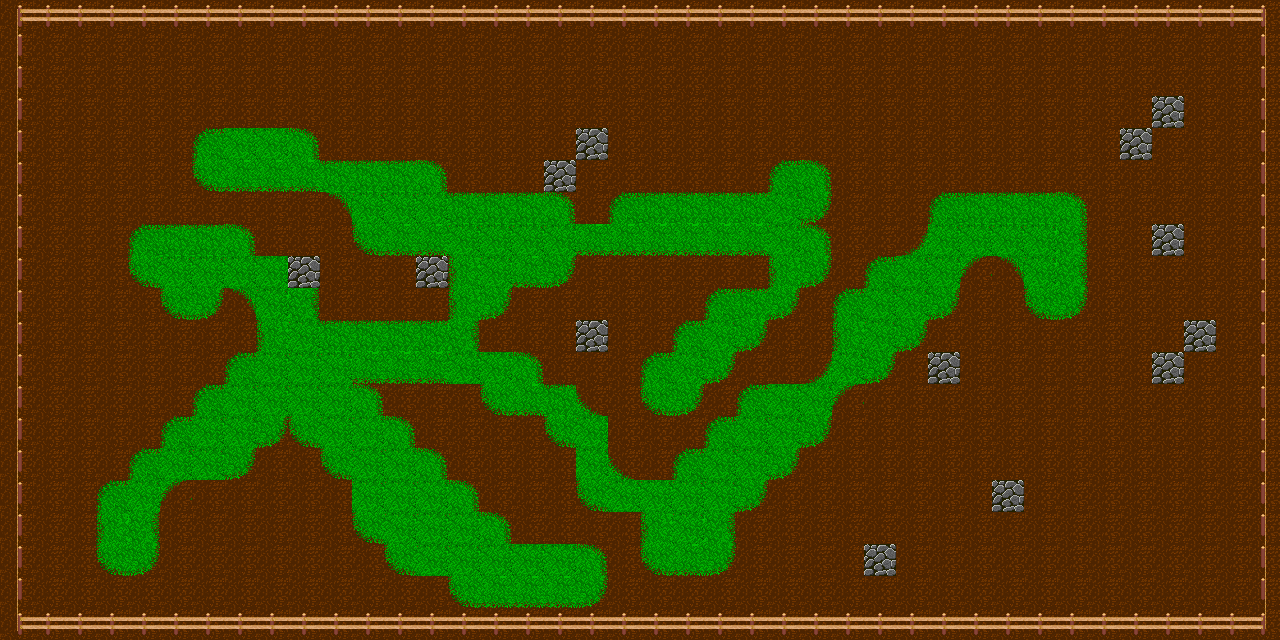

This is a level from a 2D game, rendered from its Tiled map with the project's own tilesets. A one-line summary and the map file follow, with tile-layer data summarised:
An orthogonal 40x20 tile map with 32x32 px tiles, 3 tile layers (Base, Middle, Top) and 14 objects.

<map version="1.0" orientation="orthogonal" renderorder="right-down" width="40" height="20" tilewidth="32" tileheight="32">
 <tileset firstgid="1" name="CandypileDefender" tilewidth="32" tileheight="32">
  <image source="terrainTiles.png" trans="ff00ff" width="640" height="480" />
 </tileset>
 <layer name="Base" width="40" height="20">
  <data>[800 cells, 800 non-empty, 1 distinct tile ids]</data>
 </layer>
 <layer name="Middle" width="40" height="20">
  <data>[800 cells, 219 non-empty, 14 distinct tile ids]</data>
 </layer>
 <layer name="Top" width="40" height="20">
  <data>[800 cells, 116 non-empty, 8 distinct tile ids]</data>
 </layer>
 <objectgroup name="Borders">
  <object x="1259" y="1" width="22" height="633" />
  <object x="-1" y="0" width="1264" height="21" />
  <object x="1" y="0" width="21" height="642" />
  <object x="1" y="608" width="1268" height="23" />
 </objectgroup>
 <objectgroup name="Coordinates">
  <properties>
   <property name="Spawnpoint" value="CandyPile" />
  </properties>
  <object x="592" y="332">
   <properties>
    <property name="Spawnpoint" value="Pile" />
   </properties>
  </object>
  <object x="39" y="47">
   <properties>
    <property name="Spawnpoint" value="Enemy" />
   </properties>
  </object>
  <object x="44" y="579">
   <properties>
    <property name="Spawnpoint" value="Enemy" />
   </properties>
  </object>
  <object x="1232" y="585">
   <properties>
    <property name="Spawnpoint" value="Enemy" />
   </properties>
  </object>
  <object x="1221" y="52">
   <properties>
    <property name="Spawnpoint" value="Enemy" />
   </properties>
  </object>
  <object x="758" y="268">
   <properties>
    <property name="Spawnpoint" value="Player" />
   </properties>
  </object>
  <object x="677" y="43">
   <properties>
    <property name="Spawnpoint" value="Enemy" />
   </properties>
  </object>
  <object x="637" y="584">
   <properties>
    <property name="Spawnpoint" value="Enemy" />
   </properties>
  </object>
  <object x="42" y="328">
   <properties>
    <property name="Spawnpoint" value="Enemy" />
   </properties>
  </object>
  <object x="1237" y="324">
   <properties>
    <property name="Spawnpoint" value="Enemy" />
   </properties>
  </object>
 </objectgroup>
</map>
